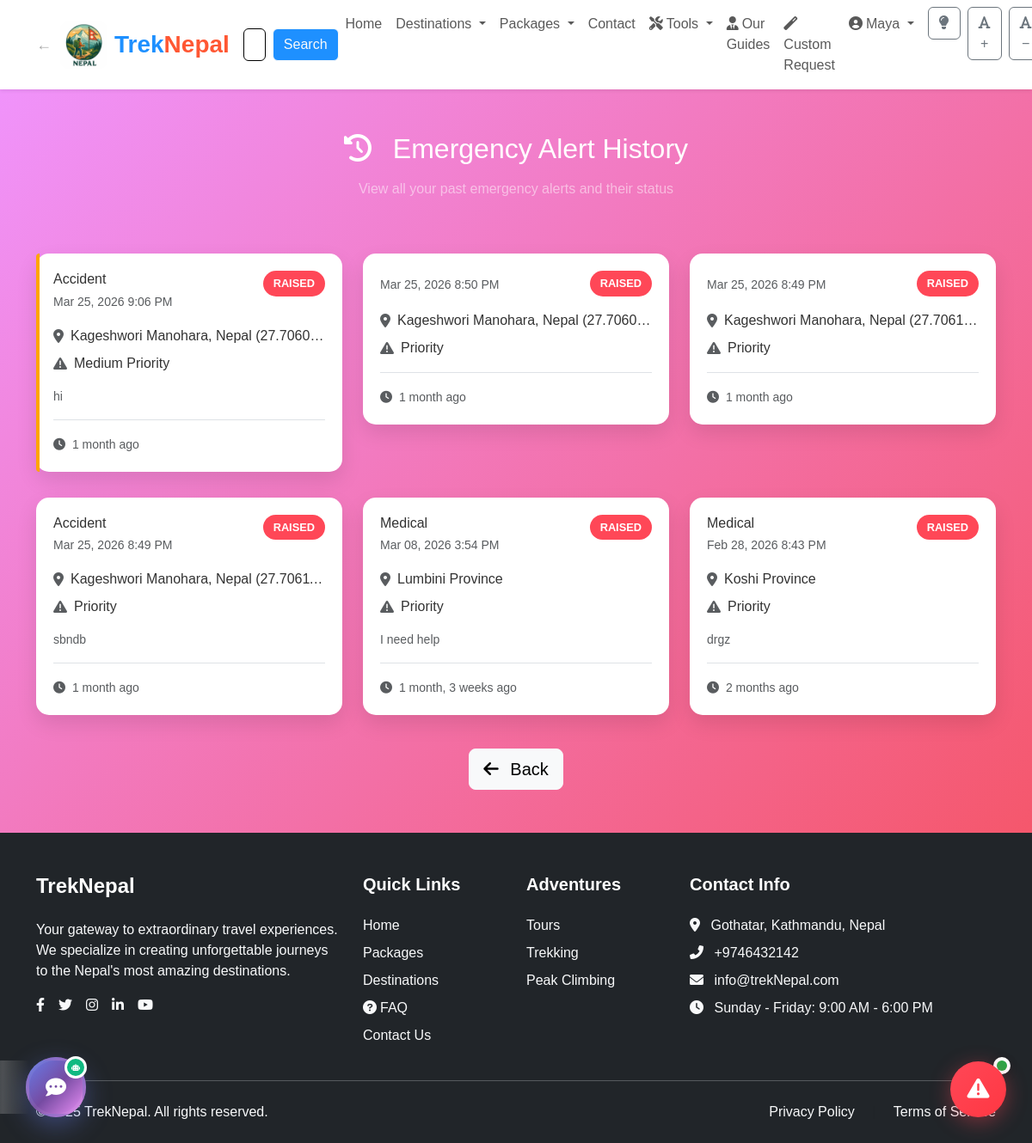
The app's page /emergency/history/ (signed in) with its own data.
### emergency/models.py (models this page shows, shortened)
class EmergencyAlert(models.Model):
    SEVERITY_CHOICES = [
        ('low', 'Low'),
        ('medium', 'Medium'),
        ('critical', 'Critical'),
    ]
    STATUS_CHOICES = [
        ('raised', 'Raised'),
        ('acknowledged', 'Acknowledged'),
        ('resolved', 'Resolved'),
    ]
    user = models.ForeignKey(User, on_delete=models.CASCADE)
    booking = models.ForeignKey(
        'app.Booking',
        on_delete=models.SET_NULL,
        null=True,
        blank=True
    )
    emergency_type = models.CharField(max_length=50)
    severity = models.CharField(max_length=10, choices=SEVERITY_CHOICES)
    location = models.CharField(max_length=255)
    message = models.TextField(blank=True)
    symptoms = models.TextField(blank=True)
    altitude = models.IntegerField(null=True, blank=True)
    status = models.CharField(max_length=20, choices=STATUS_CHOICES, default='raised')
    created_at = models.DateTimeField(auto_now_add=True)

### emergency/views.py (the view)
# urls.py: path('history/', views.emergency_history, name='emergency_history'),
@login_required
def emergency_history(request):
    alerts = EmergencyAlert.objects.filter(user=request.user).order_by('-created_at')
    return render(request, 'emergency/history.html', {'alerts': alerts})

### emergency/templates/emergency/history.html (shortened to what this page needs)
{% extends 'base.html' %}
{% block content %}
<div class="history-container">
    <div class="container">
        <div class="text-center mb-5">
            <h2 class="text-white mb-3">
                <i class="fas fa-history me-3"></i>
                Emergency Alert History
            </h2>
            <p class="text-white-50">View all your past emergency alerts and their status</p>
        </div>
        {% if alerts %}
            <div class="row">
                {% for alert in alerts %}
                <div class="col-lg-6 col-xl-4">
                    <div class="history-card position-relative" onclick="window.location.href='{% url 'emergency_status' alert.id %}'">
                        <div class="severity-indicator severity-{{ alert.severity }}"></div>
                        <div class="d-flex justify-content-between align-items-start mb-3">
                            <div>
                                <h6 class="mb-1 text-capitalize">{{ alert.emergency_type }}</h6>
                                <small class="text-muted">{{ alert.created_at|date:"M d, Y g:i A" }}</small>
                            </div>
                            <span class="status-badge status-{{ alert.status }}">
                                {{ alert.get_status_display }}
                            </span>
                        </div>
                        <div class="mb-3">
                            <div class="d-flex align-items-center mb-2">
                                <i class="fas fa-map-marker-alt text-muted me-2"></i>
                                <span class="text-truncate">{{ alert.location }}</span>
                            </div>
                            <div class="d-flex align-items-center">
                                <i class="fas fa-exclamation-triangle text-muted me-2"></i>
                                <span class="text-capitalize">{{ alert.get_severity_display }} Priority</span>
                            </div>
                        </div>
                        {% if alert.message %}
                        <div class="text-muted small">
                            {{ alert.message|truncatewords:15 }}
                        </div>
                        {% endif %}
                        <div class="mt-3 pt-3 border-top">
                            <small class="text-muted">
                                <i class="fas fa-clock me-1"></i>
                                {{ alert.created_at|timesince }} ago
                            </small>
                        </div>
                    </div>
                </div>
                {% endfor %}
            </div>
            <div class="text-center mt-4">
                <a href="{% url 'home' %}" class="btn btn-light btn-lg">
                    <i class="fas fa-arrow-left me-2"></i>
                    Back
                </a>
            </div>
        {% endif %}
    </div>
</div>
{% endblock %}

### app/templates/base.html (shortened to what this page needs)
{% load static %}
<!DOCTYPE html>
<html lang="en">
<head>
    <link href="https://cdn.jsdelivr.net/npm/bootstrap@5.3.0/dist/css/bootstrap.min.css" rel="stylesheet">
    <link rel="stylesheet" href="https://cdnjs.cloudflare.com/ajax/libs/font-awesome/6.0.0/css/all.min.css">
    <link rel="stylesheet" href="https://cdnjs.cloudflare.com/ajax/libs/OwlCarousel2/2.3.4/assets/owl.carousel.min.css">
    <link rel="stylesheet" href="https://cdnjs.cloudflare.com/ajax/libs/OwlCarousel2/2.3.4/assets/owl.theme.default.min.css">
    <link rel="stylesheet" href="https://cdnjs.cloudflare.com/ajax/libs/aos/2.3.4/aos.css">
    <link rel="stylesheet" href="/static/css/style.css">
</head>
<body>
    <header class="sticky-top">
        <nav class="navbar navbar-expand-lg navbar-light bg-white shadow-sm">
            <div class="container">
              <button id="nav-back-btn" onclick="history.back()" title="Go back"
                      style="display:none;background:none;border:none;padding:0 10px 0 0;cursor:pointer;font-size:18px;color:#aaa;line-height:1;"
                      onmouseover="this.style.color='#1e90ff'" onmouseout="this.style.color='#aaa'">&#8592;</button>
              <a class="navbar-brand d-flex align-items-center" href="{% url 'home' %}">
                <img src="/static/img/image.png" alt="" height="55" class="me-2" style="border-radius: 10px;">
                <span class="fw-bold fs-3" style="font-family: 'Poppins', sans-serif; color: #1e90ff;">
                    Trek<span style="color: #ff5733;">Nepal</span>
                </span>
            </a>
                <div class="collapse navbar-collapse" id="navbarNav">
                  {% if not user.is_staff and not user.is_superuser %}
                  <form method="get" action="{% url 'search_view' %}" class="d-flex">
                    <input class="form-control me-2" type="search" name="q" placeholder="Search destinations..." value="{{ request.GET.q }}">
                    <button class="btn btn-outline-light" type="submit" style="background-color: #1e90ff;">Search</button>
                </form>
                  {% endif %}
                    <ul class="navbar-nav ms-auto">
                        <li class="nav-item">
                            <a class="nav-link" href="{% url 'home' %}">Home</a>
                        </li>
                        {% if not user.is_staff and not user.is_superuser %}
                        <li class="nav-item dropdown">
                            <a class="nav-link dropdown-toggle scrollable-dropdown" href="#" id="destinationsDropdown" role="button" data-bs-toggle="dropdown" aria-expanded="false">
                                Destinations
                            </a>
                        </li>
                        <li class="nav-item dropdown">
                            <a class="nav-link dropdown-toggle" href="#" id="packagesDropdown" role="button" data-bs-toggle="dropdown" aria-expanded="false">
                                Packages
                            </a>
                        </li>
                        <li class="nav-item">
                            <a class="nav-link" href="{% url 'contact_us' %}">Contact</a>
                        </li>
                        {% endif %}
                        {% if user.is_authenticated and not user.is_staff and not user.is_superuser %}
                        <li class="nav-item dropdown">
                            <a class="nav-link dropdown-toggle" href="#" id="toolsDropdown" role="button" data-bs-toggle="dropdown" aria-expanded="false">
                                <i class="fas fa-tools me-1"></i>Tools
                            </a>
                        </li>
                        <li class="nav-item">
                            <a class="nav-link" href="{% url 'all_guides_list' %}">
                                <i class="fas fa-user-tie me-1"></i>Our Guides
                            </a>
                        </li>
                        <li class="nav-item">
                            <a class="nav-link" href="{% url 'create_custom_request' %}">
                                <i class="fas fa-magic me-1"></i>Custom Request
                            </a>
                        </li>
                        {% endif %}
                        {% if user.is_authenticated %}
                        <li class="nav-item dropdown">
                            <a class="nav-link dropdown-toggle" href="#" id="userDropdown" role="button" data-bs-toggle="dropdown" aria-expanded="false">
                                <i class="fas fa-user-circle me-1"></i>{{ user.username }}
                            </a>
                        </li>
                        {% endif %}
                    <li class="nav-item">
                        <button id="theme-toggle" class="btn btn-outline-secondary ms-2">
                            <i id="theme-icon" class="fas fa-lightbulb"></i>
                        </button>
                    </li>
                    <li class="nav-item">
                        <button id="increase-text" class="btn btn-outline-secondary ms-2" data-bs-toggle="tooltip" title="Increase text size">
                            <i class="fas fa-font"></i>+
                        </button>
                    </li>
                    <li class="nav-item">
                        <button id="decrease-text" class="btn btn-outline-secondary ms-2" data-bs-toggle="tooltip" title="Decrease text size">
                            <i class="fas fa-font"></i>−
                        </button>
                    </li>
                    </ul>
                </div>
            </div>
        </nav>
    </header>
    {% if user.is_authenticated %}
    <div class="emergency-container">
        <button class="emergency-btn" id="emergencyBtn">
            <i class="fas fa-exclamation-triangle"></i>
        </button>
        <div class="emergency-status" id="emergencyStatus">
            <div class="status-dot"></div>
        </div>
    </div>
    {% endif %}
    {% if user.is_authenticated %}
    <div class="ai-assistant-container">
        <a href="{% url 'chatbot_interface' %}" class="ai-assistant-btn">
            <i class="fas fa-comment-dots"></i>
            <div class="chat-bubble">
                <i class="fas fa-robot" style="font-size: 8px;"></i>
            </div>
        </a>
    </div>
    {% endif %}
    <main>
        {% block content %}{% endblock %}
    </main>
<footer class="bg-dark text-white pt-5 pb-4">
    <div class="container">
        <div class="row g-4">
            <div class="col-lg-4">
                <h4 class="mb-4 fw-bold text-white">TrekNepal</h4>
                <p class="text-light">Your gateway to extraordinary travel experiences. We specialize in creating unforgettable journeys to the Nepal's most amazing destinations.</p>
                <div class="d-flex gap-3 mt-3">
                    <a href="#" class="text-light"><i class="fab fa-facebook-f"></i></a>
                    <a href="#" class="text-light"><i class="fab fa-twitter"></i></a>
                    <a href="#" class="text-light"><i class="fab fa-instagram"></i></a>
                    <a href="#" class="text-light"><i class="fab fa-linkedin-in"></i></a>
                    <a href="#" class="text-light"><i class="fab fa-youtube"></i></a>
                </div>
            </div>
            <div class="col-lg-2 col-md-4">
                <h5 class="mb-4 fw-bold text-white">Quick Links</h5>
                <ul class="list-unstyled">
                    <li class="mb-2"><a href="{% url 'home' %}" class="text-light text-decoration-none">Home</a></li>
                    <li class="mb-2"><a href="{% url 'package_list' %}" class="text-light text-decoration-none">Packages</a></li>
                    <li class="mb-2"><a href="{% url 'explore_countries' %}" class="text-light text-decoration-none">Destinations</a></li>
                    <li class="mb-2"><a href="{% url 'faq' %}" class="text-light text-decoration-none"><i class="fas fa-question-circle me-1"></i>FAQ</a></li>
                    <li class="mb-2"><a href="{% url 'contact_us' %}" class="text-light text-decoration-none">Contact Us</a></li>
                </ul>
            </div>
            <div class="col-lg-2 col-md-4">
                <h5 class="mb-4 fw-bold text-white">Adventures</h5>
                <ul class="list-unstyled">
                    <li class="mb-2"><a href="{% url 'tour_list' %}" class="text-light text-decoration-none">Tours</a></li>
                    <li class="mb-2"><a href="{% url 'trekking_list' %}" class="text-light text-decoration-none">Trekking</a></li>
                    <li class="mb-2"><a href="{% url 'peak_climbing_list' %}" class="text-light text-decoration-none">Peak Climbing</a></li>
                </ul>
            </div>
            <div class="col-lg-4 col-md-4">
                <h5 class="mb-4 fw-bold text-white">Contact Info</h5>
                <ul class="list-unstyled text-light">
                    <li class="mb-2"><i class="fas fa-map-marker-alt me-2"></i> Gothatar, Kathmandu, Nepal</li>
                    <li class="mb-2"><i class="fas fa-phone-alt me-2"></i> +9746432142</li>
                    <li class="mb-2"><i class="fas fa-envelope me-2"></i> info@trekNepal.com</li>
                    <li class="mb-2"><i class="fas fa-clock me-2"></i> Sunday - Friday: 9:00 AM - 6:00 PM</li>
                </ul>
            </div>
        </div>
        <hr class="my-4 border-light">
        <div class="row">
            <div class="col-md-6 text-center text-md-start">
                <p class="mb-0 text-light">&copy; 2025 TrekNepal. All rights reserved.</p>
            </div>
            <div class="col-md-6 text-center text-md-end">
                <ul class="list-inline mb-0">
                    <li class="list-inline-item"><a href="#" class="text-light text-decoration-none">Privacy Policy</a></li>
                    <li class="list-inline-item"><span class="text-muted mx-2">|</span></li>
                    <li class="list-inline-item"><a href="#" class="text-light text-decoration-none">Terms of Service</a></li>
                </ul>
            </div>
        </div>
    </div>
</footer>
</body>
</html>

### records on screen
EmergencyAlert: emergency_type "Accident", created_at "Mar 25, 2026 9:06 PM", status "RAISED", location "Kageshwori Manohara, Nepal (27.7060…", severity "Medium", message "hi", created_at "1 month"
EmergencyAlert: created_at "Mar 25, 2026 8:50 PM", status "RAISED", location "Kageshwori Manohara, Nepal (27.7060…", created_at "1 month"
EmergencyAlert: created_at "Mar 25, 2026 8:49 PM", status "RAISED", location "Kageshwori Manohara, Nepal (27.7061…", created_at "1 month"
EmergencyAlert: emergency_type "Accident", created_at "Mar 25, 2026 8:49 PM", status "RAISED", location "Kageshwori Manohara, Nepal (27.7061…", message "sbndb", created_at "1 month"
EmergencyAlert: emergency_type "Medical", created_at "Mar 08, 2026 3:54 PM", status "RAISED", location "Lumbini Province", message "I need help", created_at "1 month, 3 weeks"
EmergencyAlert: emergency_type "Medical", created_at "Feb 28, 2026 8:43 PM", status "RAISED", location "Koshi Province", message "drgz", created_at "2 months"

### other values on screen
{{ user.username }} "Maya"
